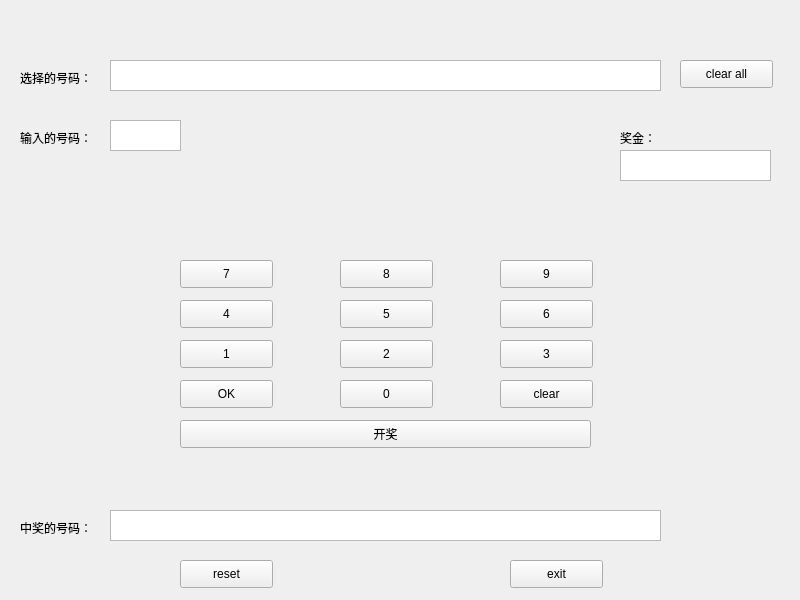
<?xml version="1.0" encoding="UTF-8"?>
<ui version="4.0">
 <class>KLotteryTicket</class>
 <widget class="QWidget" name="KLotteryTicket">
  <property name="geometry">
   <rect>
    <x>0</x>
    <y>0</y>
    <width>800</width>
    <height>600</height>
   </rect>
  </property>
  <property name="windowTitle">
   <string>KLotteryTicket</string>
  </property>
  <widget class="QLabel" name="label_ChosenNums">
   <property name="geometry">
    <rect>
     <x>20</x>
     <y>70</y>
     <width>91</width>
     <height>16</height>
    </rect>
   </property>
   <property name="text">
    <string>选择的号码：</string>
   </property>
  </widget>
  <widget class="QLabel" name="label_InputNum">
   <property name="geometry">
    <rect>
     <x>20</x>
     <y>130</y>
     <width>101</width>
     <height>16</height>
    </rect>
   </property>
   <property name="text">
    <string>输入的号码：</string>
   </property>
  </widget>
  <widget class="QLabel" name="label_PrizeNums">
   <property name="geometry">
    <rect>
     <x>20</x>
     <y>520</y>
     <width>81</width>
     <height>16</height>
    </rect>
   </property>
   <property name="text">
    <string>中奖的号码：</string>
   </property>
  </widget>
  <widget class="QTextBrowser" name="textBrowser_ChosenNums">
   <property name="geometry">
    <rect>
     <x>110</x>
     <y>60</y>
     <width>551</width>
     <height>31</height>
    </rect>
   </property>
  </widget>
  <widget class="QTextBrowser" name="textBrowser_InputNum">
   <property name="geometry">
    <rect>
     <x>110</x>
     <y>120</y>
     <width>71</width>
     <height>31</height>
    </rect>
   </property>
  </widget>
  <widget class="QTextBrowser" name="textBrowser_PrizeNums">
   <property name="geometry">
    <rect>
     <x>110</x>
     <y>510</y>
     <width>551</width>
     <height>31</height>
    </rect>
   </property>
  </widget>
  <widget class="QLabel" name="label_Money">
   <property name="geometry">
    <rect>
     <x>620</x>
     <y>130</y>
     <width>101</width>
     <height>16</height>
    </rect>
   </property>
   <property name="text">
    <string>奖金：</string>
   </property>
  </widget>
  <widget class="QTextBrowser" name="textBrowser_Money">
   <property name="geometry">
    <rect>
     <x>620</x>
     <y>150</y>
     <width>151</width>
     <height>31</height>
    </rect>
   </property>
  </widget>
  <widget class="QPushButton" name="pushButton0">
   <property name="geometry">
    <rect>
     <x>340</x>
     <y>380</y>
     <width>93</width>
     <height>28</height>
    </rect>
   </property>
   <property name="text">
    <string>0</string>
   </property>
  </widget>
  <widget class="QPushButton" name="pushButton2">
   <property name="geometry">
    <rect>
     <x>340</x>
     <y>340</y>
     <width>93</width>
     <height>28</height>
    </rect>
   </property>
   <property name="text">
    <string>2</string>
   </property>
  </widget>
  <widget class="QPushButton" name="pushButton5">
   <property name="geometry">
    <rect>
     <x>340</x>
     <y>300</y>
     <width>93</width>
     <height>28</height>
    </rect>
   </property>
   <property name="text">
    <string>5</string>
   </property>
  </widget>
  <widget class="QPushButton" name="pushButton8">
   <property name="geometry">
    <rect>
     <x>340</x>
     <y>260</y>
     <width>93</width>
     <height>28</height>
    </rect>
   </property>
   <property name="text">
    <string>8</string>
   </property>
  </widget>
  <widget class="QPushButton" name="pushButton7">
   <property name="geometry">
    <rect>
     <x>180</x>
     <y>260</y>
     <width>93</width>
     <height>28</height>
    </rect>
   </property>
   <property name="text">
    <string>7</string>
   </property>
  </widget>
  <widget class="QPushButton" name="pushButton_OK">
   <property name="geometry">
    <rect>
     <x>180</x>
     <y>380</y>
     <width>93</width>
     <height>28</height>
    </rect>
   </property>
   <property name="text">
    <string>OK</string>
   </property>
  </widget>
  <widget class="QPushButton" name="pushButton4">
   <property name="geometry">
    <rect>
     <x>180</x>
     <y>300</y>
     <width>93</width>
     <height>28</height>
    </rect>
   </property>
   <property name="text">
    <string>4</string>
   </property>
  </widget>
  <widget class="QPushButton" name="pushButton1">
   <property name="geometry">
    <rect>
     <x>180</x>
     <y>340</y>
     <width>93</width>
     <height>28</height>
    </rect>
   </property>
   <property name="text">
    <string>1</string>
   </property>
  </widget>
  <widget class="QPushButton" name="pushButton3">
   <property name="geometry">
    <rect>
     <x>500</x>
     <y>340</y>
     <width>93</width>
     <height>28</height>
    </rect>
   </property>
   <property name="text">
    <string>3</string>
   </property>
  </widget>
  <widget class="QPushButton" name="pushButton6">
   <property name="geometry">
    <rect>
     <x>500</x>
     <y>300</y>
     <width>93</width>
     <height>28</height>
    </rect>
   </property>
   <property name="text">
    <string>6</string>
   </property>
  </widget>
  <widget class="QPushButton" name="pushButton9">
   <property name="geometry">
    <rect>
     <x>500</x>
     <y>260</y>
     <width>93</width>
     <height>28</height>
    </rect>
   </property>
   <property name="text">
    <string>9</string>
   </property>
  </widget>
  <widget class="QPushButton" name="pushButton_clear">
   <property name="geometry">
    <rect>
     <x>500</x>
     <y>380</y>
     <width>93</width>
     <height>28</height>
    </rect>
   </property>
   <property name="text">
    <string>clear</string>
   </property>
  </widget>
  <widget class="QPushButton" name="pushButton_start">
   <property name="geometry">
    <rect>
     <x>180</x>
     <y>420</y>
     <width>411</width>
     <height>28</height>
    </rect>
   </property>
   <property name="text">
    <string>开奖</string>
   </property>
  </widget>
  <widget class="QPushButton" name="pushButton_clearall">
   <property name="geometry">
    <rect>
     <x>680</x>
     <y>60</y>
     <width>93</width>
     <height>28</height>
    </rect>
   </property>
   <property name="text">
    <string>clear all</string>
   </property>
  </widget>
  <widget class="QPushButton" name="pushButton_Reset">
   <property name="geometry">
    <rect>
     <x>180</x>
     <y>560</y>
     <width>93</width>
     <height>28</height>
    </rect>
   </property>
   <property name="text">
    <string>reset</string>
   </property>
  </widget>
  <widget class="QPushButton" name="pushButton_exit">
   <property name="geometry">
    <rect>
     <x>510</x>
     <y>560</y>
     <width>93</width>
     <height>28</height>
    </rect>
   </property>
   <property name="text">
    <string>exit</string>
   </property>
  </widget>
 </widget>
 <resources/>
 <connections/>
</ui>
